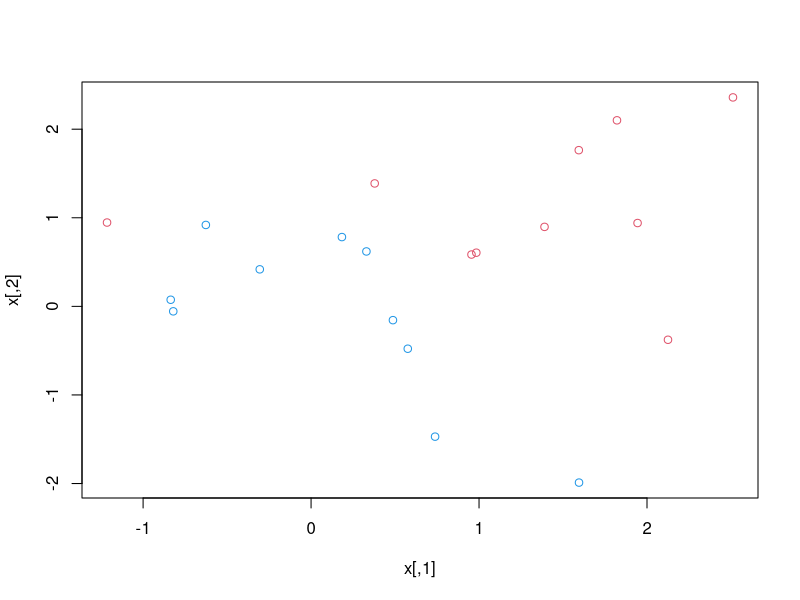
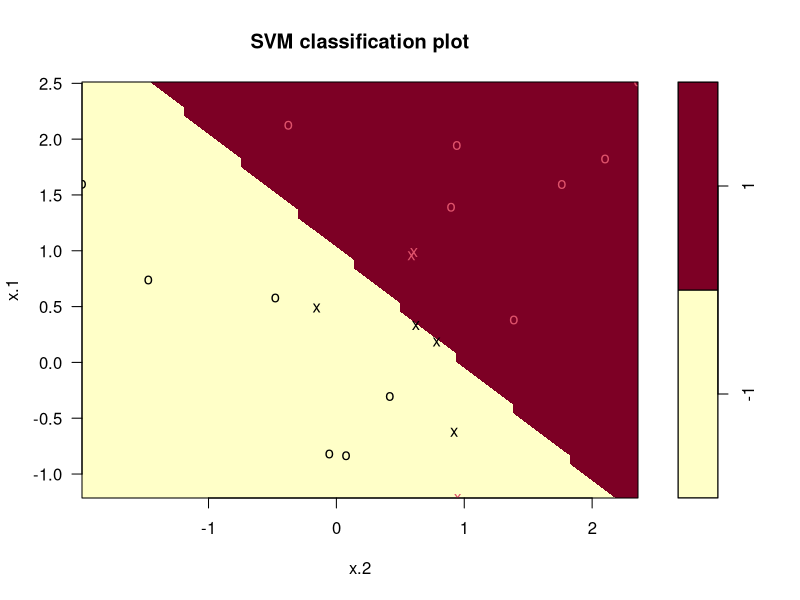
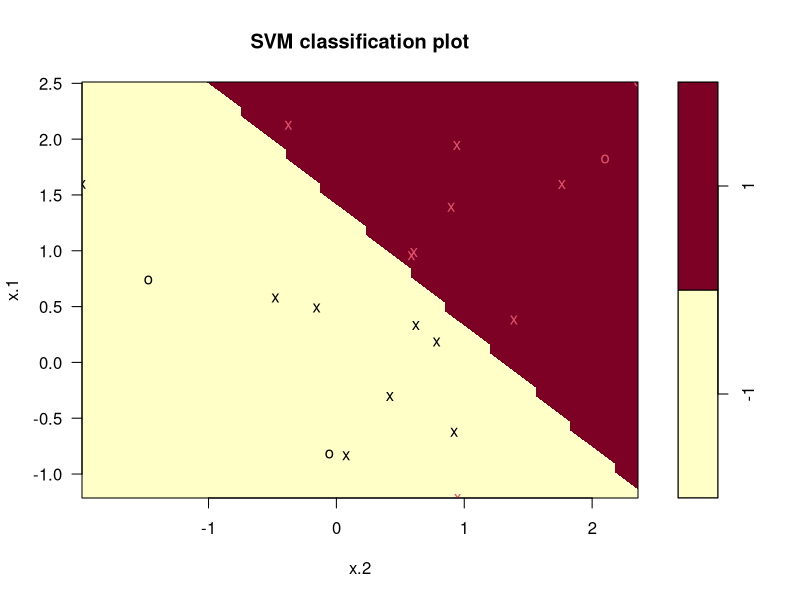
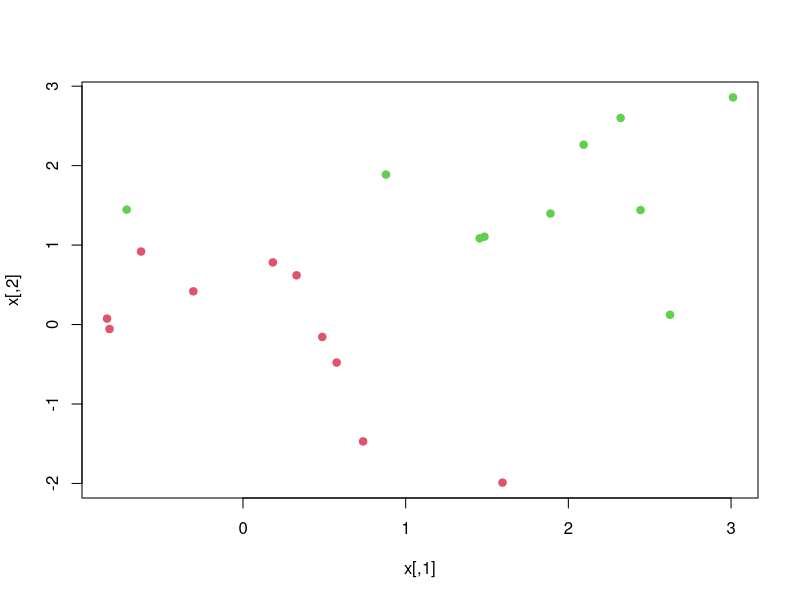
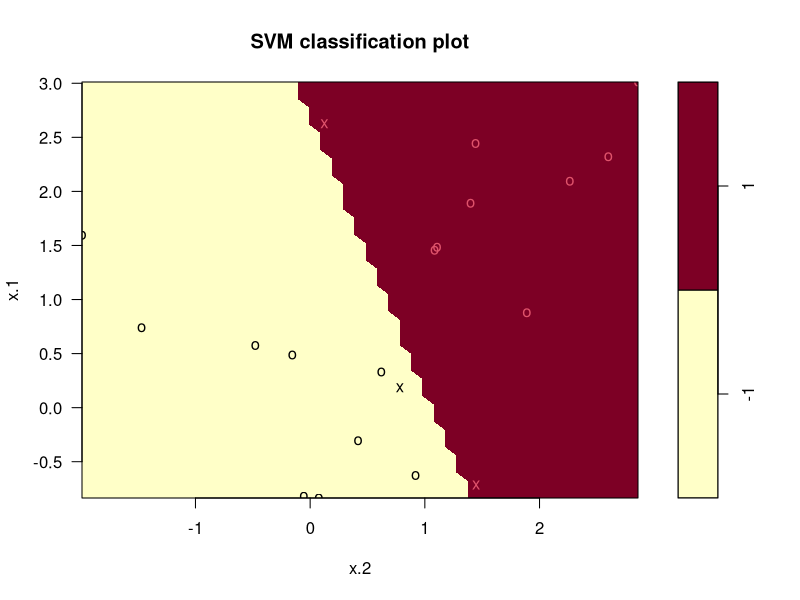
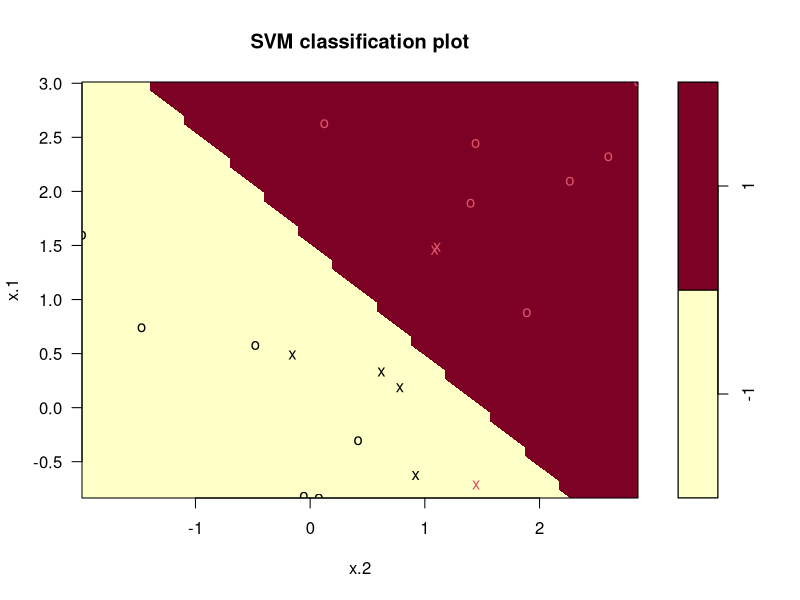
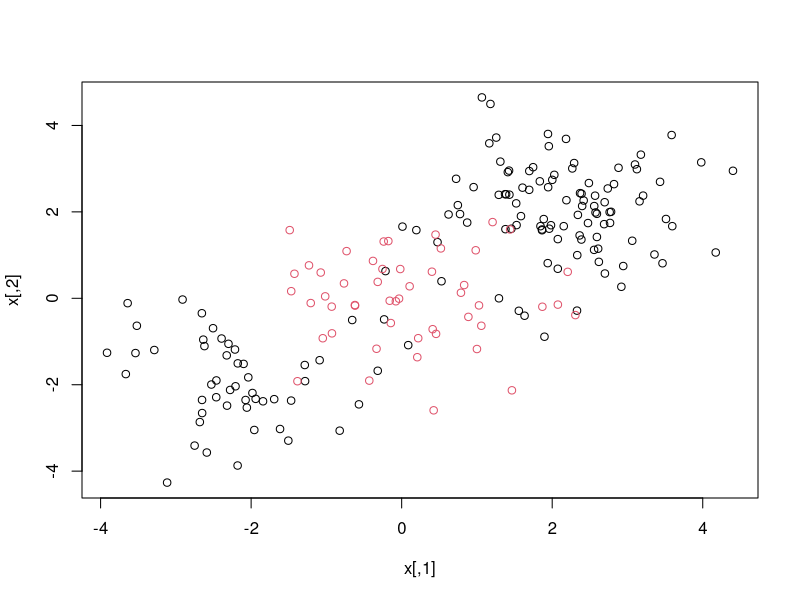
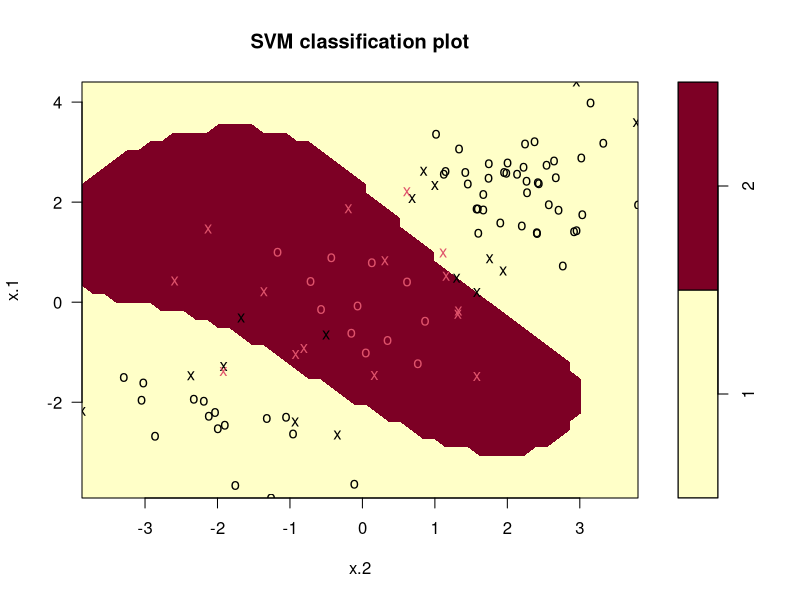

The R script that drew these images, in order:
#Support vector classifier 
rm(list = ls())

set.seed (1)
x <- matrix(rnorm (20 * 2), ncol = 2)
y <- c(rep(-1, 10), rep(1, 10))
x[y == 1, ] <- x[y == 1, ] + 1
plot(x, col = (3 - y))

# make a dataframe with the response coded as a factor to use svm()
dat <- data.frame(x = x, y = as.factor(y))

#install.packages("e1071")
library(e1071)
# This library does support vector classifier and SVM
svmfit <- svm(y ~ ., data = dat , kernel = "linear", cost = 5, scale = FALSE)
# scale = FALSE if you don't won't to standerdize the data

plot(svmfit , dat)

# The support vectors are crosses in R
#The remaining observations are circles

svmfit$index
# gives the index for the support vectors

summary(svmfit)
#gives basic information
# Seven support vectors
# cost = 10
# four in one class and 3 in the other

#Lets use a small cost

svmfit <- svm(y ~ ., data = dat , kernel = "linear",cost = 0.1, scale = FALSE)
plot(svmfit , dat)
#we obtained more support vectors because of the lower cost

svmfit$index

#We need to provide the range of cost values to figure out the width 
#of the margin.c(0.001 , 0.01, 0.1, 1, 5, 10, 100

set.seed (1)
tune.out <- tune(svm , y ~ ., data = dat , kernel = "linear",
                 ranges = list(cost = c(0.001 , 0.01, 0.1, 1, 5, 10, 100)))

#to find the cross-validation errors
summary(tune.out)

# We then look ar the lowest cost
bestmod <- tune.out$best.model
summary(bestmod)

#Create a testing dataset

xtest <- matrix(rnorm (20 * 2), ncol = 2)
ytest <- sample(c(-1, 1), 20, rep = TRUE)
xtest[ytest == 1, ] <- xtest[ytest == 1, ] + 1
testdat <- data.frame(x = xtest , y = as.factor(ytest))

#Predict the class labels of the datset through these test observations
ypred <- predict(bestmod , testdat)
table(predict = ypred , truth = testdat$y)

ypred <- predict(svmfit , testdat)
table(predict = ypred , truth = testdat$y)
# when we have a cost 5 it has
#          truth
# predict -1 1
#      -1  8 3
#       1   2 7

#we do this to seperate them more when plotting

x[y == 1, ] <- x[y == 1, ] + 0.5
plot(x, col = (y + 5) / 2, pch = 19)

# we use high cost for little misclassification of vectors
dat <- data.frame(x = x, y = as.factor(y))
svmfit <- svm(y ~ ., data = dat , kernel = "linear", cost = 1e5)
summary(svmfit)

#3 support vectors

plot(svmfit , dat)

# only 3 support vectors and no misclassifications (other color on the other 
# side)
# It is narrow so it would be bad on the test data

svmfit <- svm(y ~ ., data = dat , kernel = "linear", cost = 1)
summary(svmfit)

plot(svmfit , dat)

# Using cost 1, we misclassify a training observation.
# Also obtain a much larger margin 
# It seems that it will preform better than cost of 5 on the testing data

###################
#Support vector machine
set.seed (1)
x <- matrix(rnorm (200 * 2), ncol = 2)
x[1:100, ] <- x[1:100, ] + 2
x[101:150, ] = x[101:150, ] - 2
y <- c(rep(1, 150) , rep(2, 50))
dat <- data.frame(x = x, y = as.factor(y))
# Creating a data frame

plot(x, col = y)

train = sample (200 , 100)
svmfit = svm(y ~ ., data = dat[train,], kernel = "radial", gamma = 1, cost = 1)
plot(svmfit, dat[train,])
# how to make a SVM plot 

summary(svmfit)

svmfit = svm(y ~ ., data = dat[train , ], kernel = "radial",gamma = 1,
              cost = 1e5)
plot(svmfit, dat[train, ])

summary(svmfit)
# When increasing the cost to 10^5 you get wider margins but less 
# misclassification

set.seed (1)
tune.out = tune(svm , y ~ ., data = dat[train , ],kernel = "radial",
                ranges = list(cost = c(0.1 , 1, 10, 100, 1000) ,
                              gamma = c(0.5, 1, 2, 3, 4)))

summary(tune.out)
# Therefore the best choice of parameters is the second line or the one with
# cost = 1 and gamma = .5

table(true = dat[-train , "y"],pred = predict(tune.out$best.model, 
                                              newdata = dat[-train , ]))

# 12/100 = 12% of test observations are misclasified

#################################
#Clustering
#1 K-means clustering

set.seed (2)
x = matrix(rnorm (50 * 2), ncol = 2)
x[1:25, 1] = x[1:25, 1] + 3
x[1:25, 2] = x[1:25, 2] - 4


#we are going to decide that k=2 because we want two clusters
#if nstart >1 then K-means clustering will be performed using multiple random 
#assignments

km.out <- kmeans(x, 2, nstart = 20)

km.out$cluster

#par(mfrow = c(1, 2))
plot(x, col = (km.out$cluster + 1), 
     main = "K-Means Clustering Results with K = 2", xlab = "", ylab = "", 
     pch = 20, cex = 2)

# for real data we don't know how many clusters

set.seed (4)
km.out <- kmeans(x, 3, nstart = 20)
km.out

plot(x, col = (km.out$cluster + 1),
     main = "K-Means Clustering Results with K = 3",xlab = "", ylab = "",
     pch = 20, cex = 2)

set.seed (4)
km.out <- kmeans(x, 3, nstart = 1)
km.out$tot.withinss

km.out <- kmeans(x, 3, nstart = 20)
km.out$tot.withinss

# Less variation when you have a higher nstart number 

#2 Hierarchical clustering

hc.complete = hclust(dist(x),method="complete")
#single = smallest dissimilarities
#complete = largest dissimilarities
#average = record the average of these dissimilarities

hc.average = hclust(dist(x),method="average")
hc.single = hclust(dist(x),method="single")

par(mfrow=c(1,3))
plot(hc.complete,main="Complete Linkage",xlab="",sub="",cex=.9)
plot(hc.average,main="Average Linkage",xlab="",sub="",cex=.9)
plot(hc.single,main="Single Linkage",xlab="",sub="",cex=.9)

#to determine cluster labels, use cutree()

cutree(hc.complete,2)
cutree(hc.average,2)
cutree(hc.single,2)

#Complete and average linkage generally separate observations into their
#correct group. However, single linkage identifies one point as beloning to its own cluster

cutree(hc.single,4)
#much more reasonable tree, but still two singletons

par(mfrow=c(1,1))
xsc = scale(x)
plot(hclust(dist(xsc),method="complete"),
  main="Hierarchical Clustering with Scaled Features")

#Correlation-based distance can be computed using the as.dist() function.
#only makes sense for data with at least three features since the absolute
#correlation between two observations with measurements on two features is always 1

x = matrix(rnorm(30*3),ncol=3)
dd = as.dist(1-cor(t(x)))
plot(hclust(dd,method="complete"),
     main="Complete Linkage with Correlation-Based Distance",
     xlab="",ylab="")
